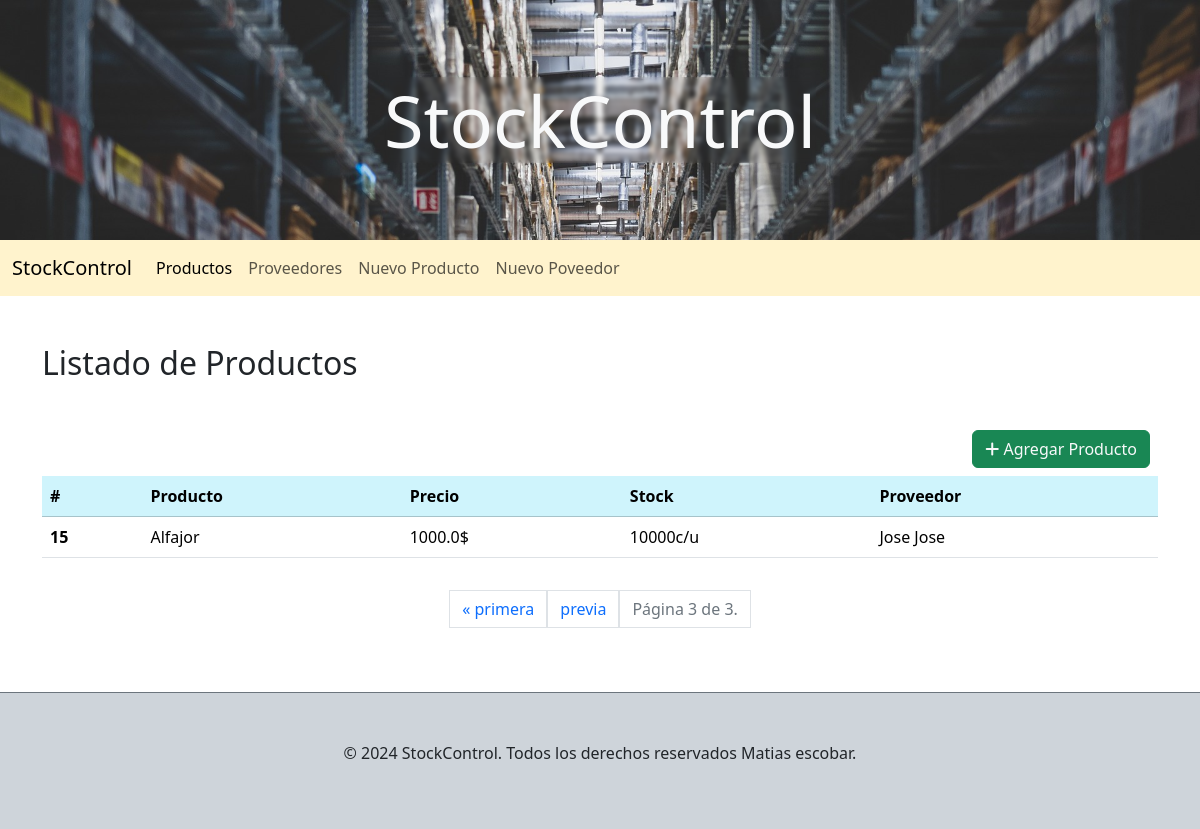
/?page=3, run on an earlier commit of the app's database.
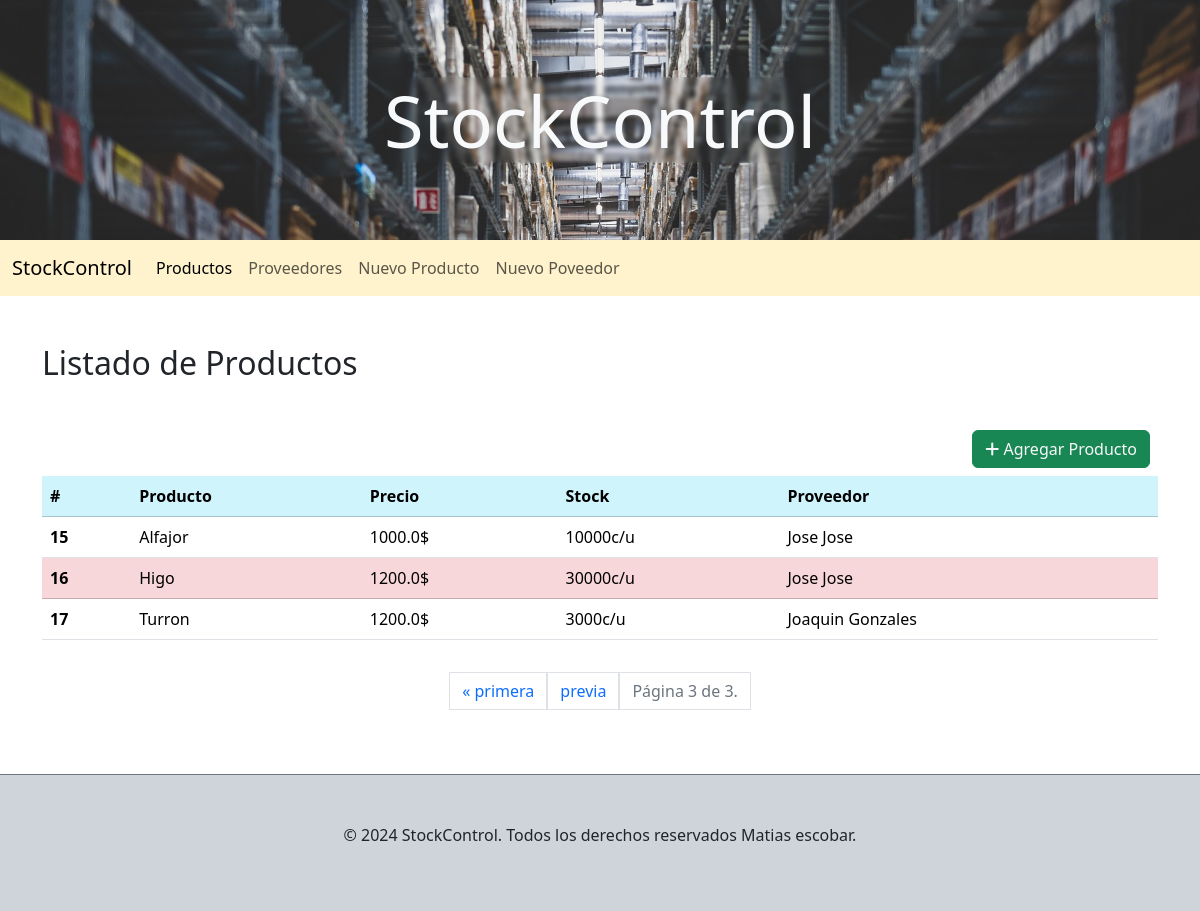
And on a later commit of the database.
### compra/models.py (models this page shows, shortened)
class Producto(models.Model):
    nombre = models.CharField(max_length=100)
    precio = models.FloatField()
    stock_actual = models.IntegerField()
    proveedor = models.ForeignKey(Proveedor, on_delete=models.CASCADE, related_name='proveedor')
    class Meta:
        ordering = ['id']

class Proveedor(models.Model):
    nombre = models.CharField(max_length=100)
    apellido = models.CharField(max_length=100)
    dni = models.IntegerField()
    def __str__(self):
        return self.nombre + ' ' + self.apellido
    class Meta:
        ordering = ['id']

### compra/views.py (the view)
# urls.py: path('', productos, name='productos'),
def productos(request):
    productos = Producto.objects.all()
    paginacion = Paginator(productos, 7)
    page_number = request.GET.get("page")
    page_obj = paginacion.get_page(page_number)
    return render(request, 'compra/index.html', {'page_obj': page_obj})

### compra/templates/compra/index.html (shortened to what this page needs)
{% extends 'base/base.html'%}
{% block content %}
<main class="container">
    <section class="mb-5 mt-5">
        <h2 class="mb-5">Listado de Productos</h2>
        {% if not page_obj%}
            <p class="p-5 text-center fw-bold ">No hay productos que mostrar!!!...</p>
        {%else%}
        <div class="d-flex justify-content-end">
            <a class="text-light mb-2 btn btn-success me-2" href="{% url 'compra:alta_producto' %}"><i class="fa-solid fa-plus"></i> Agregar Producto</a>
        </div>
        <div>
            <table class="table">
              <thead class="table-info">
                <tr>
                  <th scope="col">#</th>
                  <th scope="col">Producto</th>
                  <th scope="col">Precio</th>
                  <th scope="col">Stock</th>
                  <th scope="col">Proveedor</th>
                </tr>
              </thead>
              <tbody>
                {% for producto in page_obj %}
                <tr class="{% if forloop.counter|divisibleby:2 %} table-danger {% endif %}">
                  <th scope="row">{{producto.id}}</th>
                  <td>{{producto.nombre}}</td>
                  <td>{{producto.precio}}$</td>
                  <td>{{producto.stock_actual}}c/u</td>
                  <td>{{producto.proveedor}}</td>
                </tr>
                {% endfor %}
              </tbody>
            </table>
            <div class="p-3 d-flex justify-content-center">
                <span class="pagination step-links">
                    {% if page_obj.has_previous %}
                        <a class="page-link" href="?page=1">&laquo; primera</a>
                        <a class="page-link" href="?page={{ page_obj.previous_page_number }}">previa</a>
                    {% endif %}
                    <span class="text-secondary page-link current">
                        Página {{ page_obj.number }} de {{ page_obj.paginator.num_pages }}.
                    </span>
                </span>
            </div>
        </div>
        {%endif%}
    </section>
</main>
{% endblock %}

What changed in the data, as far as the page shows it:
added Producto: id "16", nombre "Higo", precio "1200.0", stock_actual "30000", proveedor "Jose Jose"
added Producto: id "17", nombre "Turron", precio "1200.0", stock_actual "3000", proveedor "Joaquin Gonzales"
